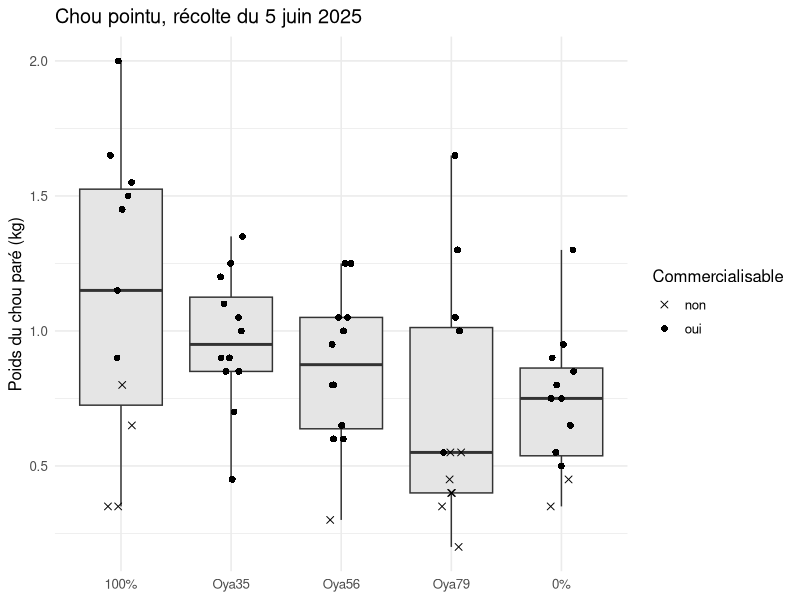

Write the R code that produced this figure.
# =============================================================================
# Irrigation du chou par oyas : distance oya–chou, rendement et racines
# Ferme universitaire de Marbaix, tunnel, mars–juin 2025
# -----------------------------------------------------------------------------
# Version nettoyée et resserrée de script_choux.R (Gaëlle Hanssens, mémoire
# UCLouvain 2024–2025, promoteur G. Lobet). Adaptation PEPA Lab, 2026-11-17.
#
# Ce qui change par rapport au script d'origine :
#   - lecture des CSV nettoyés (../donnees.csv, ../croissance.csv) au lieu des
#     chemins C:/ et D:/ ; plus d'install.packages() ;
#   - seuls les TESTS des figures principales sont gardés (les ~40 graphiques
#     du mémoire ne sont pas refaits) ; ACP et sondes TMS-4 non reprises
#     (sondes calibrées non transmises) ;
#   - post-hoc de Dunn via rstatix::dunn_test (correction de Holm), équivalent
#     de FSA::dunnTest utilisé à l'origine.
# La démarche statistique est celle du mémoire (p. 28–29) :
#   Shapiro-Wilk (résidus) + Levene →
#     ANOVA + Tukey       si les deux hypothèses tiennent,
#     Welch + Games-Howell si seule la normalité tient,
#     Kruskal-Wallis + Dunn (Holm) sinon.
#
# Entrées : ../donnees.csv (un chou × une variable)
# Sorties : resultats_tests.csv, medianes_traitements.csv, rendement_traitement.csv,
#           figure_principale.png
# Packages (versions testées) : R 4.3.3 · readr 2.1.5 · dplyr 1.1.4 · tidyr 1.3.1 ·
#   car 3.1.2 · rstatix 0.7.2 · ggplot2 3.4.4
# Exécution : depuis analyse/ →  Rscript analyse.R
# =============================================================================

# ---- 0. Packages -------------------------------------------------------------
suppressPackageStartupMessages({
  library(readr); library(dplyr); library(tidyr); library(car); library(rstatix); library(ggplot2)
})

# ---- 1. Import ---------------------------------------------------------------
niveaux <- c("100%", "Oya35", "Oya56", "Oya79", "0%")
d <- read_csv("../donnees.csv", show_col_types = FALSE) |>
  mutate(traitement = factor(traitement, levels = niveaux))

# Table large : une ligne par chou (les mesures datées, comme la conductance,
# sont traitées à part)
w <- d |>
  filter(variable != "conductance_stomatique") |>
  select(traitement, bloc, chou_id, variable, valeur) |>
  pivot_wider(names_from = variable, values_from = valeur)

# ---- 2. Choix du test (démarche du mémoire) -----------------------------------
teste <- function(df, y, nom = y) {
  df <- df |> filter(!is.na(.data[[y]])) |> droplevels()
  f <- as.formula(paste(y, "~ traitement"))
  m <- aov(f, data = df)
  p_sw <- shapiro.test(residuals(m))$p.value
  p_lev <- leveneTest(f, data = df)[1, "Pr(>F)"]
  if (p_sw > 0.05 && p_lev > 0.05) {
    s <- summary(m)[[1]]; tk <- tukey_hsd(df, f)
    test <- "ANOVA + Tukey"; stat <- s[1, "F value"]; p <- s[1, "Pr(>F)"]; ph <- tk
  } else if (p_sw > 0.05) {
    wa <- welch_anova_test(df, f); gh <- games_howell_test(df, f)
    test <- "Welch + Games-Howell"; stat <- wa$statistic; p <- wa$p; ph <- gh
  } else {
    kw <- kruskal_test(df, f); dn <- dunn_test(df, f, p.adjust.method = "holm")
    test <- "Kruskal-Wallis + Dunn (Holm)"; stat <- kw$statistic; p <- kw$p; ph <- dn
  }
  sig <- ph |> filter(p.adj < 0.05) |> mutate(paire = paste(group1, group2, sep = "-")) |> pull(paire)
  tibble(variable = nom, n = nrow(df), test = test, stat = unname(stat), p = p,
         paires_significatives = paste(sig, collapse = " ; "), p_shapiro = p_sw, p_levene = p_lev)
}

# ---- 3. Descriptif (médianes, comme les figures du mémoire) -------------------
vars <- c("biomasse_foliaire", "poids_chou", "diametre_chou", "hauteur_chou", "hauteur_plante",
          "eau_consommee", "wue_chou", "wue_biomasse", "longueur_racinaire_totale",
          "longueur_racinaire_in", "longueur_racinaire_out", "longueur_racinaire_diff_in_out")
medianes <- w |> pivot_longer(any_of(vars), names_to = "variable", values_to = "valeur") |>
  group_by(variable, traitement) |>
  summarise(n = sum(!is.na(valeur)), mediane = median(valeur, na.rm = TRUE),
            moyenne = mean(valeur, na.rm = TRUE), .groups = "drop")
print(medianes, n = 100)

# ---- 4. Tests ----------------------------------------------------------------
res <- bind_rows(
  teste(w, "hauteur_plante"),            # fig. 25B (27/05)
  teste(w, "diametre_chou"),             # fig. 25C
  teste(w, "hauteur_chou"),              # fig. 25D
  teste(w, "biomasse_foliaire"),         # fig. 27A
  teste(w, "poids_chou"),                # fig. 28A
  teste(w, "eau_consommee"),             # fig. 22B
  teste(w, "longueur_racinaire_totale")  # fig. 32A
)
# WUE : le mémoire compare les traitements IRRIGUÉS ; le 0 % (0,35 L) donne des
# valeurs sans signification physique et est exclu ici.
# ATTENTION : dans le script d'origine, le 0 % est inclus dans le test des WUE
# (fig. 30), ce qui crée à lui seul l'essentiel de la différence (F = 71,6).
wi <- filter(w, traitement != "0%")
res <- bind_rows(res,
  teste(wi, "wue_chou", "wue_chou (sans 0 %)"),
  teste(wi, "wue_biomasse", "wue_biomasse (sans 0 %)"))
# Distance à l'oya seule (3 traitements oyas), comme le mémoire le fait en complément
wo <- filter(w, grepl("Oya", traitement))
res <- bind_rows(res,
  teste(wo, "biomasse_foliaire", "biomasse_foliaire (oyas)"),
  teste(wo, "eau_consommee", "eau_consommee (oyas)"),
  teste(wo, "longueur_racinaire_diff_in_out", "diff racines in-out (oyas)"))
# ATTENTION : les 4 choux d'un bloc partagent la même oya (même eau_consommee) :
# l'unité expérimentale réelle est le bloc (n = 3 par traitement), pas le chou.
# Les tests ci-dessous, comme ceux du mémoire, traitent les choux comme indépendants.
res <- mutate(res, across(c(stat, p, p_shapiro, p_levene), ~ signif(.x, 3)))
print(res, width = Inf)

# Rendement à l'échelle du traitement (tableau 2 du mémoire, recalculé)
# surface = 0,25 m² par chou ; WUE en kg de chou par litre d'eau (unité cohérente)
rend <- w |> group_by(traitement) |>
  summarise(n_choux = n(),
            biomasse_t_ha = sum(biomasse_foliaire) / (n() * 0.25) * 10,
            choux_t_ha = sum(poids_chou) / (n() * 0.25) * 10,
            n_commercialisables = sum(commercialisable),
            commercialisables_t_ha = sum(poids_chou[commercialisable == 1]) / (n() * 0.25) * 10,
            eau_totale_l = sum(eau_consommee),
            wue_chou_kg_l = sum(poids_chou) / sum(eau_consommee), .groups = "drop") |>
  mutate(economie_eau_pct = 100 * (1 - (eau_totale_l / n_choux) / (eau_totale_l[traitement == "100%"] / n_choux[traitement == "100%"])))
print(rend, width = Inf)

# ---- 5. Figure ---------------------------------------------------------------
fig <- w |> ggplot(aes(traitement, poids_chou)) +
  geom_boxplot(outlier.shape = NA, fill = "grey90") +
  geom_jitter(aes(shape = factor(commercialisable)), width = 0.12, height = 0, size = 2) +
  scale_shape_manual(values = c(`0` = 4, `1` = 16), labels = c("non", "oui"), name = "Commercialisable") +
  labs(x = NULL, y = "Poids du chou paré (kg)", title = "Chou pointu, récolte du 5 juin 2025") +
  theme_minimal(base_size = 12)
ggsave("figure_principale.png", fig, width = 7, height = 4.5, dpi = 150)

# ---- 6. Export ---------------------------------------------------------------
write_csv(res, "resultats_tests.csv")
write_csv(mutate(medianes, across(c(mediane, moyenne), ~ round(.x, 4))), "medianes_traitements.csv")
write_csv(mutate(rend, across(where(is.numeric), ~ round(.x, 3))), "rendement_traitement.csv")
cat("Terminé.\n")
